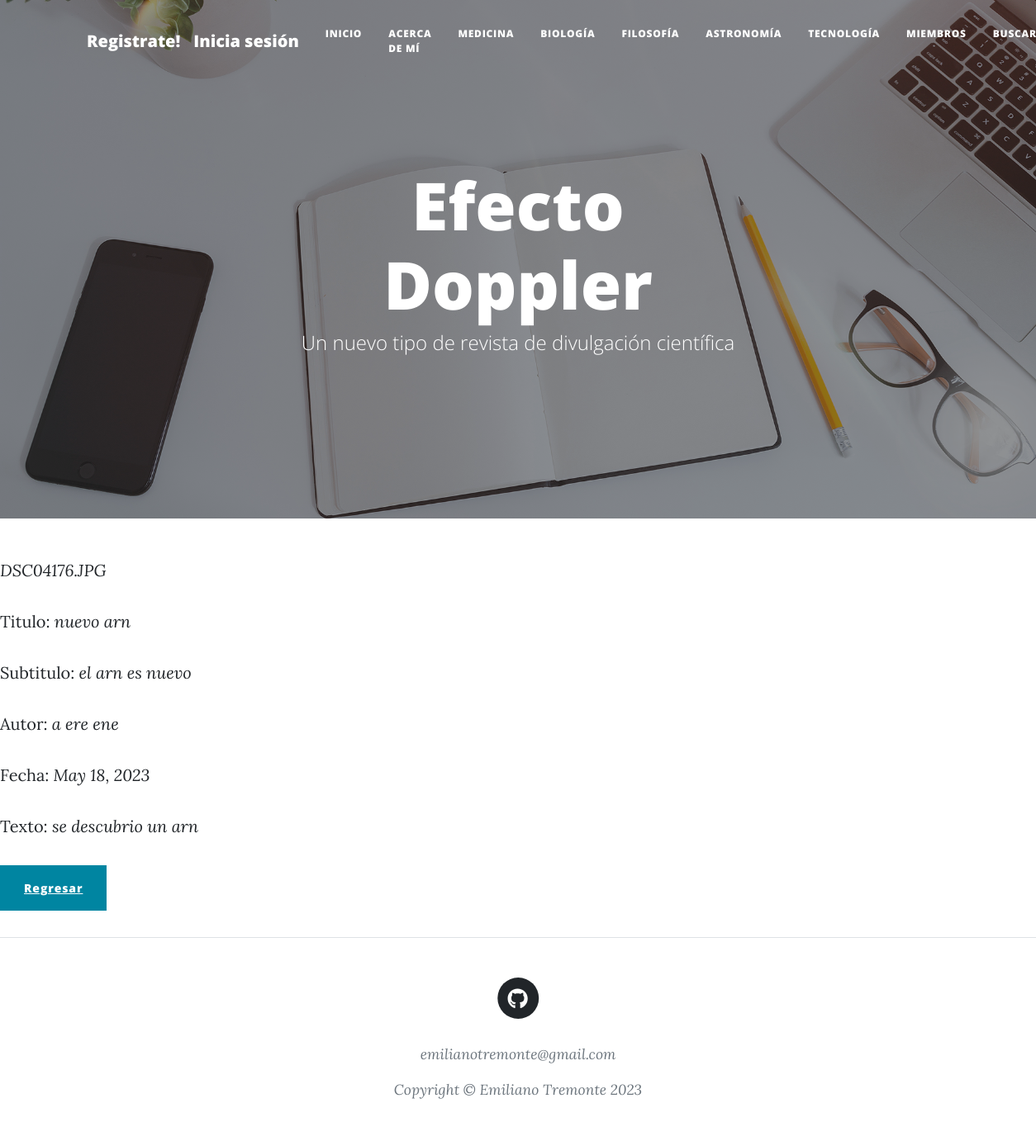
The page /blog_vista/biologia/detalle/1 on the database its author committed.
### blog_vista/models.py (models this page shows, shortened)
class Biología (models.Model):
    titulo = models.CharField(max_length = 30)
    subtitulo = models.CharField(max_length = 50)
    texto = models.CharField(max_length = 4000)
    autor =  models.CharField(max_length = 30)
    fecha = models.DateField(auto_now_add=True)
    imagen = models.ImageField()

### blog_vista/views.py (the view)
# urls.py: path('biologia/detalle/<int:pk>', views.detalle_biologia, name='BiologiaDetail'),
def detalle_biologia(request, pk):
    biologia = Biología.objects.get(pk=pk)
    contexto = {'biologia': biologia}
    return render(request, 'blog_vista/biologia_detalle.html', contexto)

### blog_vista/templates/blog_vista/biologia_detalle.html (shortened to what this page needs)
{% extends 'blog_vista/padre.html' %}
{% load static %}
{% block biologia %}
<head>
</head>
<body>
    <p><i>{{ biologia.imagen }}</i></p>
    <p>Titulo: <i>{{ biologia.titulo }}</i></p>
    <p>Subtitulo: <i>{{ biologia.subtitulo }}</i></p>
    <p>Autor: <i>{{ biologia.autor }}</i></p>
    <p>Fecha: <i>{{ biologia.fecha }}</i></p>
    <p>Texto: <i>{{ biologia.texto }}</i></p>
    <p>
        <a class="btn btn-primary" href="{% url 'BiologiaList' %}">Regresar</a>
    </p>
</body>
</html>
{%endblock%}

### rows shown on the page
Biología: imagen "DSC04176.JPG", titulo "nuevo arn", subtitulo "el arn es nuevo", autor "a ere ene", fecha "May 18, 2023", texto "se descubrio un arn"
